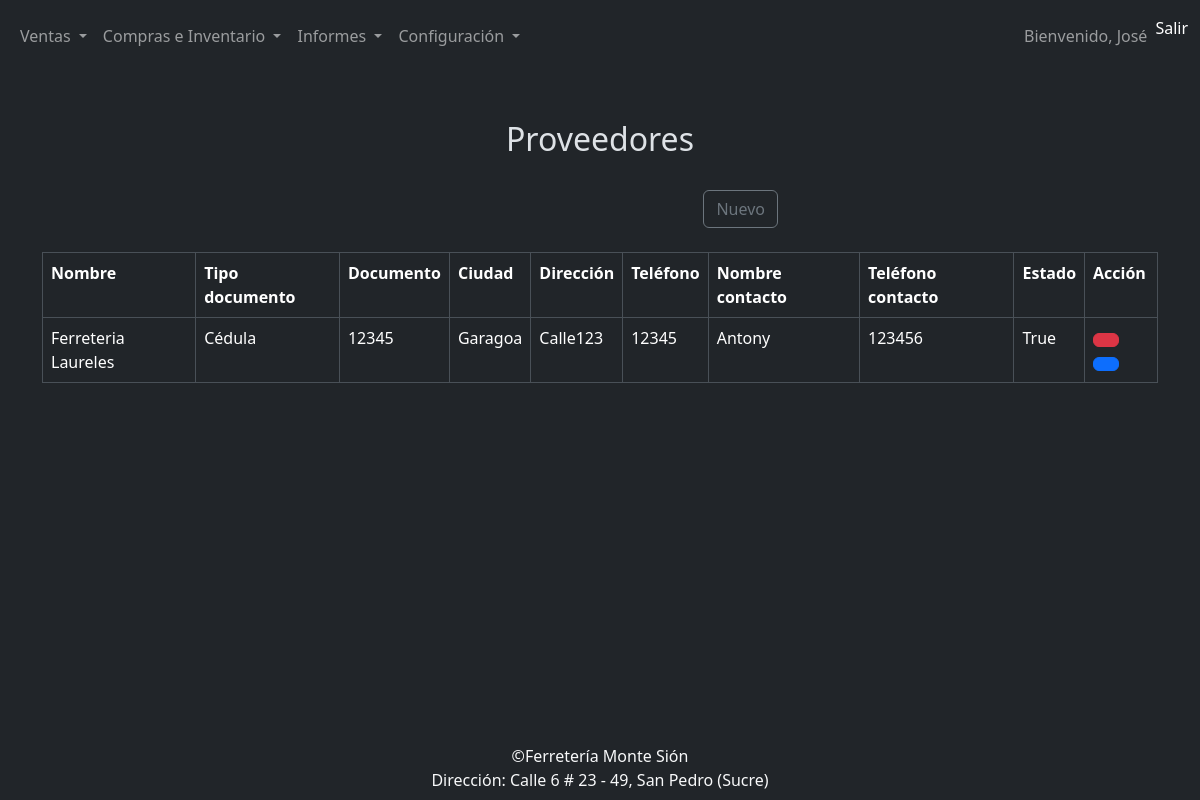
The app's page /compras/proveedores/ with its own data.
### compras/models.py (models this page shows, shortened)
class Proveedor(models.Model):
    nombre_proveedor= models.CharField(max_length=45,verbose_name="Nombre proveedor")
    class TipoDocumento(models.TextChoices):
        CEDULA='CC',_("Cédula")
        NIT='NI',_("Nit")
    tipo_documento= models.CharField(max_length=2,choices=TipoDocumento.choices,verbose_name="Tipo documento")
    documento= models.PositiveIntegerField(verbose_name="Número documento", unique=True)
    ciudad= models.CharField(max_length=45,verbose_name="Ciudad")
    direccion= models.CharField(max_length=45,verbose_name="Dirección")
    telefono= models.PositiveIntegerField(verbose_name="Teléfono")
    nombre_contacto= models.CharField(max_length=45,verbose_name="Nombre contacto")
    telefono_contacto= models.PositiveIntegerField(verbose_name="Teléfono contacto")
    estado= models.BooleanField(default=True)
    class Meta:
        verbose_name_plural="Proveedores"

### compras/views.py (the view)
# urls.py: path('proveedores/', proveedores, name='proveedores'),
def proveedores(request):
    titulo="Proveedores"
    proveedores = Proveedor.objects.all()
    context={
        "titulo": titulo,
        "proveedores":proveedores,
    }
    return render(request, "compras/proveedores/proveedores.html", context)

### base/templates/compras/proveedores/proveedores.html (shortened to what this page needs)
{% extends 'partials/body.html' %}
{% load bootstrap_icons %}
{% block contenido %}
    <div class="container mt-5">
        <div class="row mb-4">
            <div class="col-md-12">
                <h2 class="text-center">Proveedores</h2>
            </div>
        </div>
        <div class="row mb-4">
            <div class="col-md-7">
            </div>
            <div class="col-md-1">
                <a class="btn btn-outline-secondary btn-block float-end" type="button" id="button-addon2" href="{% url 'proveedores_crear' %}">Nuevo</a>
            </div>
        </div>
        <table class="table table-bordered w-100">
            <tr>
                <th>Nombre</th>
                <th>Tipo documento</th>
                <th>Documento</th>
                <th>Ciudad</th>
                <th>Dirección</th>
                <th>Teléfono</th>
                <th>Nombre contacto</th>
                <th>Teléfono contacto</th>
                <th>Estado</th>
                <th>Acción</th>
            </tr>
        <tbody>
            {% for proveedor in proveedores %}
            {% if proveedor.estado %}
                <tr>
                    <td>{{ proveedor.nombre_proveedor }} </td>
                    <td>{{ proveedor.get_tipo_documento_display }}</td>
                    <td>{{ proveedor.documento }}</td>
                    <td>{{ proveedor.ciudad }}</td>
                    <td>{{ proveedor.direccion }}</td>
                    <td>{{ proveedor.telefono }}</td>
                    <td>{{ proveedor.nombre_contacto }}</td>
                    <td>{{ proveedor.telefono_contacto }}</td>
                    <td>{{ proveedor.estado }}</td>
                    <td>
                        <button type="button" class="btn btn-danger" data-bs-toggle="modal" data-bs-target="#staticBackdrop{{ usuario.id }}">{% bs_icon 'trash' %}</button>
                    <a href="#" class="btn btn-primary" data-bs-toggle="tooltip" data-bs-placement="top" title="Editar">{% bs_icon 'pencil' %}</a>
                </td>
                </tr>
                {% endif %}
            {% endfor %}
        </tbody>
        </table>
    </div>
{% endblock contenido %}

### records on screen
Proveedor: nombre_proveedor "Ferreteria Laureles", tipo_documento "Cédula", documento "12345", ciudad "Garagoa", direccion "Calle123", telefono "12345", nombre_contacto "Antony", telefono_contacto "123456", estado "True"
